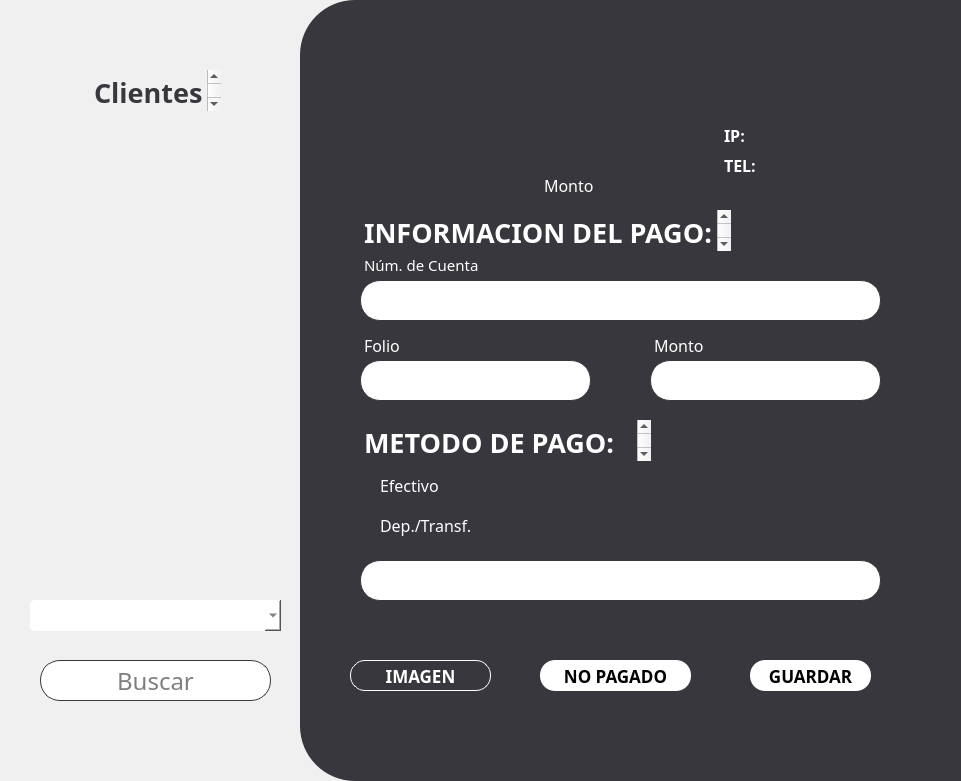
  <widget class="QFrame" name="frame_white">
   <property name="geometry">
    <rect>
     <x>340</x>
     <y>0</y>
     <width>961</width>
     <height>781</height>
    </rect>
   </property>
   <property name="styleSheet">
    <string notr="true">QFrame {
    border: none;       /* Color y grosor del borde */
    border-radius: 55px;          /* Radio de las esquinas */
    background-color: #f0f0f0;    /* Color de fondo */
    margin: 0px;                  /* Margen externo a 0 */
    padding: 0px;                 /* Espaciado interno a 0 */
}

</string>
   </property>
   <property name="frameShape">
    <enum>QFrame::StyledPanel</enum>
   </property>
   <property name="frameShadow">
    <enum>QFrame::Raised</enum>
   </property>
   <widget class="QFrame" name="frame_white_grey">
    <property name="geometry">
     <rect>
      <x>300</x>
      <y>0</y>
      <width>961</width>
      <height>781</height>
     </rect>
    </property>
    <property name="styleSheet">
     <string notr="true">QFrame {
    border: none;       /* Color y grosor del borde */
    border-radius: 55px;          /* Radio de las esquinas */
    background-color: #37373d;    /* Color de fondo */
    margin: 0px;                  /* Margen externo a 0 */
    padding: 0px;                 /* Espaciado interno a 0 */
}

</string>
    </property>
    <property name="frameShape">
     <enum>QFrame::StyledPanel</enum>
    </property>
    <property name="frameShadow">
     <enum>QFrame::Raised</enum>
    </property>
    <widget class="QRadioButton" name="EfectivoOption">
     <property name="geometry">
      <rect>
       <x>60</x>
       <y>470</y>
       <width>141</width>
       <height>31</height>
      </rect>
     </property>
     <property name="font">
      <font>
       <family>Montserrat</family>
       <pointsize>12</pointsize>
      </font>
     </property>
     <property name="styleSheet">
      <string notr="true">QRadioButton{
 background: transparent; 
color: #FFFFFF;
}</string>
     </property>
     <property name="text">
      <string>Efectivo</string>
     </property>
    </widget>
    <widget class="QRadioButton" name="DeptTransfOption">
     <property name="geometry">
      <rect>
       <x>60</x>
       <y>510</y>
       <width>141</width>
       <height>31</height>
      </rect>
     </property>
     <property name="font">
      <font>
       <family>Montserrat</family>
       <pointsize>12</pointsize>
      </font>
     </property>
     <property name="styleSheet">
      <string notr="true">QRadioButton{
 background: transparent; 
color: #FFFFFF;
}</string>
     </property>
     <property name="text">
      <string>Dep./Transf.</string>
     </property>
    </widget>
    <widget class="QPushButton" name="GuardarButton">
     <property name="geometry">
      <rect>
       <x>450</x>
       <y>660</y>
       <width>121</width>
       <height>31</height>
      </rect>
     </property>
     <property name="font">
      <font>
       <family>Montserrat</family>
       <pointsize>13</pointsize>
       <weight>75</weight>
       <bold>true</bold>
      </font>
     </property>
     <property name="styleSheet">
      <string notr="true">QPushButton{
		background: #FFFFFF; 
		 border-radius: 15px; 
}</string>
     </property>
     <property name="text">
      <string>GUARDAR</string>
     </property>
    </widget>
    <widget class="QLineEdit" name="MetodoHolder">
     <property name="geometry">
      <rect>
       <x>60</x>
       <y>560</y>
       <width>521</width>
       <height>41</height>
      </rect>
     </property>
     <property name="font">
      <font>
       <family>Montserrat</family>
       <pointsize>18</pointsize>
      </font>
     </property>
     <property name="layoutDirection">
      <enum>Qt::LeftToRight</enum>
     </property>
     <property name="styleSheet">
      <string notr="true">QLineEdit{
	border: 1px solid  #37373d;
		background: #FFFFFF; 
		 border-radius: 20px; 
}</string>
     </property>
     <property name="inputMask">
      <string/>
     </property>
     <property name="alignment">
      <set>Qt::AlignCenter</set>
     </property>
     <property name="placeholderText">
      <string/>
     </property>
    </widget>
    <widget class="QPushButton" name="NoPagadoButton">
     <property name="geometry">
      <rect>
       <x>240</x>
       <y>660</y>
       <width>151</width>
       <height>31</height>
      </rect>
     </property>
     <property name="font">
      <font>
       <family>Montserrat</family>
       <pointsize>13</pointsize>
       <weight>75</weight>
       <bold>true</bold>
      </font>
     </property>
     <property name="styleSheet">
      <string notr="true">QPushButton{
		background: #FFFFFF; 
		 border-radius: 15px; 
}</string>
     </property>
     <property name="text">
      <string>NO PAGADO</string>
     </property>
    </widget>
    <widget class="QPushButton" name="ImagenButton">
     <property name="geometry">
      <rect>
       <x>50</x>
       <y>660</y>
       <width>141</width>
       <height>31</height>
      </rect>
     </property>
     <property name="font">
      <font>
       <family>Montserrat</family>
       <pointsize>13</pointsize>
       <weight>75</weight>
       <bold>true</bold>
      </font>
     </property>
     <property name="styleSheet">
      <string notr="true">QPushButton{
    background: transparent;  /* Quitar el fondo */
	color: #FFFFFF;
	border: 1px solid  #FFFFFF;
		background: transparent; 
		 border-radius: 15px; 
}</string>
     </property>
     <property name="text">
      <string>IMAGEN</string>
     </property>
    </widget>
    <widget class="QTextBrowser" name="MetodoPago">
     <property name="geometry">
      <rect>
       <x>60</x>
       <y>420</y>
       <width>291</width>
       <height>41</height>
      </rect>
     </property>
     <property name="sizePolicy">
      <sizepolicy hsizetype="Expanding" vsizetype="Expanding">
       <horstretch>0</horstretch>
       <verstretch>0</verstretch>
      </sizepolicy>
     </property>
     <property name="font">
      <font>
       <family>Montserrat</family>
      </font>
     </property>
     <property name="toolTipDuration">
      <number>-1</number>
     </property>
     <property name="autoFillBackground">
      <bool>false</bool>
     </property>
     <property name="styleSheet">
      <string notr="true">QTextBrowser {
    background: transparent;  /* Quitar el fondo */
	color:#FFFFFF;
    border: none;             /* Quitar el borde */
	margin: 0;                /* Eliminar márgenes */
}</string>
     </property>
     <property name="html">
      <string>&lt;!DOCTYPE HTML PUBLIC &quot;-//W3C//DTD HTML 4.0//EN&quot; &quot;http://www.w3.org/TR/REC-html40/strict.dtd&quot;&gt;
&lt;html&gt;&lt;head&gt;&lt;meta name=&quot;qrichtext&quot; content=&quot;1&quot; /&gt;&lt;style type=&quot;text/css&quot;&gt;
p, li { white-space: pre-wrap; }
&lt;/style&gt;&lt;/head&gt;&lt;body style=&quot; font-family:'Montserrat'; font-size:8.25pt; font-weight:400; font-style:normal;&quot;&gt;
&lt;p style=&quot; margin-top:0px; margin-bottom:0px; margin-left:0px; margin-right:0px; -qt-block-indent:0; text-indent:0px;&quot;&gt;&lt;span style=&quot; font-family:'MS Shell Dlg 2'; font-size:20pt; font-weight:600;&quot;&gt;METODO DE PAGO:&lt;/span&gt;&lt;/p&gt;&lt;/body&gt;&lt;/html&gt;</string>
     </property>
    </widget>
    <widget class="QTextBrowser" name="InfoPago">
     <property name="geometry">
      <rect>
       <x>60</x>
       <y>210</y>
       <width>371</width>
       <height>41</height>
      </rect>
     </property>
     <property name="sizePolicy">
      <sizepolicy hsizetype="Expanding" vsizetype="Expanding">
       <horstretch>0</horstretch>
       <verstretch>0</verstretch>
      </sizepolicy>
     </property>
     <property name="font">
      <font>
       <family>Montserrat</family>
      </font>
     </property>
     <property name="toolTipDuration">
      <number>-1</number>
     </property>
     <property name="autoFillBackground">
      <bool>false</bool>
     </property>
     <property name="styleSheet">
      <string notr="true">QTextBrowser {
    background: transparent;  /* Quitar el fondo */
	color:#FFFFFF;
    border: none;             /* Quitar el borde */
	margin: 0;                /* Eliminar márgenes */
}</string>
     </property>
     <property name="html">
      <string>&lt;!DOCTYPE HTML PUBLIC &quot;-//W3C//DTD HTML 4.0//EN&quot; &quot;http://www.w3.org/TR/REC-html40/strict.dtd&quot;&gt;
&lt;html&gt;&lt;head&gt;&lt;meta name=&quot;qrichtext&quot; content=&quot;1&quot; /&gt;&lt;style type=&quot;text/css&quot;&gt;
p, li { white-space: pre-wrap; }
&lt;/style&gt;&lt;/head&gt;&lt;body style=&quot; font-family:'Montserrat'; font-size:8.25pt; font-weight:400; font-style:normal;&quot;&gt;
&lt;p style=&quot; margin-top:0px; margin-bottom:0px; margin-left:0px; margin-right:0px; -qt-block-indent:0; text-indent:0px;&quot;&gt;&lt;span style=&quot; font-family:'MS Shell Dlg 2'; font-size:20pt; font-weight:600;&quot;&gt;INFORMACION DEL PAGO:&lt;/span&gt;&lt;/p&gt;&lt;/body&gt;&lt;/html&gt;</string>
     </property>
    </widget>
    <widget class="QLineEdit" name="NumCuentaHolder">
     <property name="geometry">
      <rect>
       <x>60</x>
       <y>280</y>
       <width>521</width>
       <height>41</height>
      </rect>
     </property>
     <property name="font">
      <font>
       <family>Montserrat</family>
       <pointsize>18</pointsize>
      </font>
     </property>
     <property name="layoutDirection">
      <enum>Qt::LeftToRight</enum>
     </property>
     <property name="styleSheet">
      <string notr="true">QLineEdit{
	border: 1px solid  #37373d;
		background: #FFFFFF; 
		 border-radius: 20px; 
}</string>
     </property>
     <property name="inputMask">
      <string/>
     </property>
     <property name="alignment">
      <set>Qt::AlignCenter</set>
     </property>
     <property name="placeholderText">
      <string/>
     </property>
    </widget>
    <widget class="QTextBrowser" name="NumCuenta">
     <property name="geometry">
      <rect>
       <x>60</x>
       <y>250</y>
       <width>291</width>
       <height>41</height>
      </rect>
     </property>
     <property name="sizePolicy">
      <sizepolicy hsizetype="Expanding" vsizetype="Expanding">
       <horstretch>0</horstretch>
       <verstretch>0</verstretch>
      </sizepolicy>
     </property>
     <property name="font">
      <font>
       <family>Montserrat</family>
       <pointsize>5</pointsize>
      </font>
     </property>
     <property name="toolTipDuration">
      <number>-1</number>
     </property>
     <property name="autoFillBackground">
      <bool>false</bool>
     </property>
     <property name="styleSheet">
      <string notr="true">QTextBrowser {
    background: transparent;  /* Quitar el fondo */
	color:#FFFFFF;
    border: none;             /* Quitar el borde */
	margin: 0;                /* Eliminar márgenes */
}</string>
     </property>
     <property name="html">
      <string>&lt;!DOCTYPE HTML PUBLIC &quot;-//W3C//DTD HTML 4.0//EN&quot; &quot;http://www.w3.org/TR/REC-html40/strict.dtd&quot;&gt;
&lt;html&gt;&lt;head&gt;&lt;meta name=&quot;qrichtext&quot; content=&quot;1&quot; /&gt;&lt;style type=&quot;text/css&quot;&gt;
p, li { white-space: pre-wrap; }
&lt;/style&gt;&lt;/head&gt;&lt;body style=&quot; font-family:'Montserrat'; font-size:5pt; font-weight:400; font-style:normal;&quot;&gt;
&lt;p style=&quot; margin-top:0px; margin-bottom:0px; margin-left:0px; margin-right:0px; -qt-block-indent:0; text-indent:0px;&quot;&gt;&lt;span style=&quot; font-size:11pt;&quot;&gt;Núm. de Cuenta&lt;/span&gt;&lt;/p&gt;&lt;/body&gt;&lt;/html&gt;</string>
     </property>
    </widget>
    <widget class="QLineEdit" name="FolioHolder">
     <property name="geometry">
      <rect>
       <x>60</x>
       <y>360</y>
       <width>231</width>
       <height>41</height>
      </rect>
     </property>
     <property name="font">
      <font>
       <family>Montserrat</family>
       <pointsize>18</pointsize>
      </font>
     </property>
     <property name="layoutDirection">
      <enum>Qt::LeftToRight</enum>
     </property>
     <property name="styleSheet">
      <string notr="true">QLineEdit{
	border: 1px solid  #37373d;
		background: #FFFFFF; 
		 border-radius: 20px; 
}</string>
     </property>
     <property name="inputMask">
      <string/>
     </property>
     <property name="alignment">
      <set>Qt::AlignCenter</set>
     </property>
     <property name="placeholderText">
      <string/>
     </property>
    </widget>
    <widget class="QTextBrowser" name="Folio">
     <property name="geometry">
      <rect>
       <x>60</x>
       <y>330</y>
       <width>201</width>
       <height>41</height>
      </rect>
     </property>
     <property name="sizePolicy">
      <sizepolicy hsizetype="Expanding" vsizetype="Expanding">
       <horstretch>0</horstretch>
       <verstretch>0</verstretch>
      </sizepolicy>
     </property>
     <property name="font">
      <font>
       <family>Montserrat</family>
       <pointsize>5</pointsize>
      </font>
     </property>
     <property name="toolTipDuration">
      <number>-1</number>
     </property>
     <property name="autoFillBackground">
      <bool>false</bool>
     </property>
     <property name="styleSheet">
      <string notr="true">QTextBrowser {
    background: transparent;  /* Quitar el fondo */
	color:#FFFFFF;
    border: none;             /* Quitar el borde */
	margin: 0;                /* Eliminar márgenes */
}</string>
     </property>
     <property name="html">
      <string>&lt;!DOCTYPE HTML PUBLIC &quot;-//W3C//DTD HTML 4.0//EN&quot; &quot;http://www.w3.org/TR/REC-html40/strict.dtd&quot;&gt;
&lt;html&gt;&lt;head&gt;&lt;meta name=&quot;qrichtext&quot; content=&quot;1&quot; /&gt;&lt;style type=&quot;text/css&quot;&gt;
p, li { white-space: pre-wrap; }
&lt;/style&gt;&lt;/head&gt;&lt;body style=&quot; font-family:'Montserrat'; font-size:5pt; font-weight:400; font-style:normal;&quot;&gt;
&lt;p style=&quot; margin-top:0px; margin-bottom:0px; margin-left:0px; margin-right:0px; -qt-block-indent:0; text-indent:0px;&quot;&gt;&lt;span style=&quot; font-size:12pt;&quot;&gt;Folio&lt;/span&gt;&lt;/p&gt;&lt;/body&gt;&lt;/html&gt;</string>
     </property>
    </widget>
    <widget class="QTextBrowser" name="MontoText_2">
     <property name="geometry">
      <rect>
       <x>350</x>
       <y>330</y>
       <width>201</width>
       <height>41</height>
      </rect>
     </property>
     <property name="sizePolicy">
      <sizepolicy hsizetype="Expanding" vsizetype="Expanding">
       <horstretch>0</horstretch>
       <verstretch>0</verstretch>
      </sizepolicy>
     </property>
     <property name="font">
      <font>
       <family>Montserrat</family>
       <pointsize>5</pointsize>
      </font>
     </property>
     <property name="toolTipDuration">
      <number>-1</number>
     </property>
     <property name="autoFillBackground">
      <bool>false</bool>
     </property>
     <property name="styleSheet">
      <string notr="true">QTextBrowser {
    background: transparent;  /* Quitar el fondo */
	color:#FFFFFF;
    border: none;             /* Quitar el borde */
	margin: 0;                /* Eliminar márgenes */
}</string>
     </property>
     <property name="html">
      <string>&lt;!DOCTYPE HTML PUBLIC &quot;-//W3C//DTD HTML 4.0//EN&quot; &quot;http://www.w3.org/TR/REC-html40/strict.dtd&quot;&gt;
&lt;html&gt;&lt;head&gt;&lt;meta name=&quot;qrichtext&quot; content=&quot;1&quot; /&gt;&lt;style type=&quot;text/css&quot;&gt;
p, li { white-space: pre-wrap; }
&lt;/style&gt;&lt;/head&gt;&lt;body style=&quot; font-family:'Montserrat'; font-size:5pt; font-weight:400; font-style:normal;&quot;&gt;
&lt;p style=&quot; margin-top:0px; margin-bottom:0px; margin-left:0px; margin-right:0px; -qt-block-indent:0; text-indent:0px;&quot;&gt;&lt;span style=&quot; font-size:12pt;&quot;&gt;Monto&lt;/span&gt;&lt;/p&gt;&lt;/body&gt;&lt;/html&gt;</string>
     </property>
    </widget>
    <widget class="QLineEdit" name="MontoHolder">
     <property name="geometry">
      <rect>
       <x>350</x>
       <y>360</y>
       <width>231</width>
       <height>41</height>
      </rect>
     </property>
     <property name="font">
      <font>
       <family>Montserrat</family>
       <pointsize>18</pointsize>
      </font>
     </property>
     <property name="layoutDirection">
      <enum>Qt::LeftToRight</enum>
     </property>
     <property name="styleSheet">
      <string notr="true">QLineEdit{
	border: 1px solid  #37373d;
		background: #FFFFFF; 
		 border-radius: 20px; 
}</string>
     </property>
     <property name="inputMask">
      <string/>
     </property>
     <property name="alignment">
      <set>Qt::AlignCenter</set>
     </property>
     <property name="placeholderText">
      <string/>
     </property>
    </widget>
    <widget class="QTextBrowser" name="Adeudo">
     <property name="geometry">
      <rect>
       <x>60</x>
       <y>150</y>
       <width>181</width>
       <height>41</height>
      </rect>
     </property>
     <property name="sizePolicy">
      <sizepolicy hsizetype="Expanding" vsizetype="Expanding">
       <horstretch>0</horstretch>
       <verstretch>0</verstretch>
      </sizepolicy>
     </property>
     <property name="font">
      <font>
       <family>Montserrat</family>
       <pointsize>5</pointsize>
      </font>
     </property>
     <property name="toolTipDuration">
      <number>-1</number>
     </property>
     <property name="autoFillBackground">
      <bool>false</bool>
     </property>
     <property name="styleSheet">
      <string notr="true">QTextBrowser {
    background: transparent;  /* Quitar el fondo */
	color:#FFFFFF;
    border: none;             /* Quitar el borde */
	margin: 0;                /* Eliminar márgenes */
}</string>
     </property>
     <property name="html">
      <string>&lt;!DOCTYPE HTML PUBLIC &quot;-//W3C//DTD HTML 4.0//EN&quot; &quot;http://www.w3.org/TR/REC-html40/strict.dtd&quot;&gt;
&lt;html&gt;&lt;head&gt;&lt;meta name=&quot;qrichtext&quot; content=&quot;1&quot; /&gt;&lt;style type=&quot;text/css&quot;&gt;
p, li { white-space: pre-wrap; }
&lt;/style&gt;&lt;/head&gt;&lt;body style=&quot; font-family:'Montserrat'; font-size:5pt; font-weight:400; font-style:normal;&quot;&gt;
&lt;p style=&quot;-qt-paragraph-type:empty; margin-top:0px; margin-bottom:0px; margin-left:0px; margin-right:0px; -qt-block-indent:0; text-indent:0px;&quot;&gt;&lt;br /&gt;&lt;/p&gt;&lt;/body&gt;&lt;/html&gt;</string>
     </property>
    </widget>
    <widget class="QTextBrowser" name="MontoText">
     <property name="geometry">
      <rect>
       <x>240</x>
       <y>170</y>
       <width>81</width>
       <height>41</height>
      </rect>
     </property>
     <property name="sizePolicy">
      <sizepolicy hsizetype="Expanding" vsizetype="Expanding">
       <horstretch>0</horstretch>
       <verstretch>0</verstretch>
      </sizepolicy>
     </property>
     <property name="font">
      <font>
       <family>Montserrat</family>
       <pointsize>5</pointsize>
      </font>
     </property>
     <property name="toolTipDuration">
      <number>-1</number>
     </property>
     <property name="autoFillBackground">
      <bool>false</bool>
     </property>
     <property name="styleSheet">
      <string notr="true">QTextBrowser {
    background: transparent;  /* Quitar el fondo */
	color:#FFFFFF;
    border: none;             /* Quitar el borde */
	margin: 0;                /* Eliminar márgenes */
}</string>
     </property>
     <property name="html">
      <string>&lt;!DOCTYPE HTML PUBLIC &quot;-//W3C//DTD HTML 4.0//EN&quot; &quot;http://www.w3.org/TR/REC-html40/strict.dtd&quot;&gt;
&lt;html&gt;&lt;head&gt;&lt;meta name=&quot;qrichtext&quot; content=&quot;1&quot; /&gt;&lt;style type=&quot;text/css&quot;&gt;
p, li { white-space: pre-wrap; }
&lt;/style&gt;&lt;/head&gt;&lt;body style=&quot; font-family:'Montserrat'; font-size:5pt; font-weight:400; font-style:normal;&quot;&gt;
&lt;p style=&quot; margin-top:0px; margin-bottom:0px; margin-left:0px; margin-right:0px; -qt-block-indent:0; text-indent:0px;&quot;&gt;&lt;span style=&quot; font-size:12pt;&quot;&gt;Monto&lt;/span&gt;&lt;/p&gt;&lt;/body&gt;&lt;/html&gt;</string>
     </property>
    </widget>
    <widget class="QTextBrowser" name="Adeudo_2">
     <property name="geometry">
      <rect>
       <x>60</x>
       <y>70</y>
       <width>331</width>
       <height>61</height>
      </rect>
     </property>
     <property name="sizePolicy">
      <sizepolicy hsizetype="Expanding" vsizetype="Expanding">
       <horstretch>0</horstretch>
       <verstretch>0</verstretch>
      </sizepolicy>
     </property>
     <property name="font">
      <font>
       <family>Montserrat</family>
       <pointsize>5</pointsize>
       <weight>50</weight>
       <bold>false</bold>
      </font>
     </property>
     <property name="toolTipDuration">
      <number>-1</number>
     </property>
     <property name="autoFillBackground">
      <bool>false</bool>
     </property>
     <property name="styleSheet">
      <string notr="true">QTextBrowser {
    background: transparent;  /* Quitar el fondo */
	color:#FFFFFF;
    border: none;             /* Quitar el borde */
	margin: 0;                /* Eliminar márgenes */
}</string>
     </property>
     <property name="html">
      <string>&lt;!DOCTYPE HTML PUBLIC &quot;-//W3C//DTD HTML 4.0//EN&quot; &quot;http://www.w3.org/TR/REC-html40/strict.dtd&quot;&gt;
&lt;html&gt;&lt;head&gt;&lt;meta name=&quot;qrichtext&quot; content=&quot;1&quot; /&gt;&lt;style type=&quot;text/css&quot;&gt;
p, li { white-space: pre-wrap; }
&lt;/style&gt;&lt;/head&gt;&lt;body style=&quot; font-family:'Montserrat'; font-size:5pt; font-weight:400; font-style:normal;&quot;&gt;
&lt;p style=&quot;-qt-paragraph-type:empty; margin-top:0px; margin-bottom:0px; margin-left:0px; margin-right:0px; -qt-block-indent:0; text-indent:0px;&quot;&gt;&lt;br /&gt;&lt;/p&gt;&lt;/body&gt;&lt;/html&gt;</string>
     </property>
    </widget>
    <widget class="QTextBrowser" name="IpText">
     <property name="geometry">
      <rect>
       <x>420</x>
       <y>120</y>
       <width>31</width>
       <height>31</height>
      </rect>
     </property>
     <property name="sizePolicy">
      <sizepolicy hsizetype="Expanding" vsizetype="Expanding">
       <horstretch>0</horstretch>
       <verstretch>0</verstretch>
      </sizepolicy>
     </property>
     <property name="font">
      <font>
       <family>Montserrat</family>
       <pointsize>5</pointsize>
      </font>
     </property>
     <property name="toolTipDuration">
      <number>-1</number>
     </property>
     <property name="autoFillBackground">
      <bool>false</bool>
     </property>
     <property name="styleSheet">
      <string notr="true">QTextBrowser {
    background: transparent;  /* Quitar el fondo */
	color:#FFFFFF;
    border: none;             /* Quitar el borde */
	margin: 0;                /* Eliminar márgenes */
}</string>
     </property>
     <property name="html">
      <string>&lt;!DOCTYPE HTML PUBLIC &quot;-//W3C//DTD HTML 4.0//EN&quot; &quot;http://www.w3.org/TR/REC-html40/strict.dtd&quot;&gt;
&lt;html&gt;&lt;head&gt;&lt;meta name=&quot;qrichtext&quot; content=&quot;1&quot; /&gt;&lt;style type=&quot;text/css&quot;&gt;
p, li { white-space: pre-wrap; }
&lt;/style&gt;&lt;/head&gt;&lt;body style=&quot; font-family:'Montserrat'; font-size:5pt; font-weight:400; font-style:normal;&quot;&gt;
&lt;p style=&quot; margin-top:0px; margin-bottom:0px; margin-left:0px; margin-right:0px; -qt-block-indent:0; text-indent:0px;&quot;&gt;&lt;span style=&quot; font-size:12pt; font-weight:600;&quot;&gt;IP:&lt;/span&gt;&lt;/p&gt;&lt;/body&gt;&lt;/html&gt;</string>
     </property>
    </widget>
    <widget class="QTextBrowser" name="TELText">
     <property name="geometry">
      <rect>
       <x>420</x>
       <y>150</y>
       <width>61</width>
       <height>31</height>
      </rect>
     </property>
     <property name="sizePolicy">
      <sizepolicy hsizetype="Expanding" vsizetype="Expanding">
       <horstretch>0</horstretch>
       <verstretch>0</verstretch>
      </sizepolicy>
     </property>
     <property name="font">
      <font>
       <family>Montserrat</family>
       <pointsize>5</pointsize>
      </font>
     </property>
     <property name="toolTipDuration">
      <number>-1</number>
     </property>
     <property name="autoFillBackground">
      <bool>false</bool>
     </property>
     <property name="styleSheet">
      <string notr="true">QTextBrowser {
    background: transparent;  /* Quitar el fondo */
	color:#FFFFFF;
    border: none;             /* Quitar el borde */
	margin: 0;                /* Eliminar márgenes */
}</string>
     </property>
     <property name="html">
      <string>&lt;!DOCTYPE HTML PUBLIC &quot;-//W3C//DTD HTML 4.0//EN&quot; &quot;http://www.w3.org/TR/REC-html40/strict.dtd&quot;&gt;
&lt;html&gt;&lt;head&gt;&lt;meta name=&quot;qrichtext&quot; content=&quot;1&quot; /&gt;&lt;style type=&quot;text/css&quot;&gt;
p, li { white-space: pre-wrap; }
&lt;/style&gt;&lt;/head&gt;&lt;body style=&quot; font-family:'Montserrat'; font-size:5pt; font-weight:400; font-style:normal;&quot;&gt;
&lt;p style=&quot; margin-top:0px; margin-bottom:0px; margin-left:0px; margin-right:0px; -qt-block-indent:0; text-indent:0px;&quot;&gt;&lt;span style=&quot; font-size:12pt; font-weight:600;&quot;&gt;TEL:&lt;/span&gt;&lt;/p&gt;&lt;/body&gt;&lt;/html&gt;</string>
     </property>
    </widget>
    <widget class="QTextBrowser" name="TelHolder">
     <property name="geometry">
      <rect>
       <x>470</x>
       <y>150</y>
       <width>111</width>
       <height>31</height>
      </rect>
     </property>
     <property name="sizePolicy">
      <sizepolicy hsizetype="Expanding" vsizetype="Expanding">
       <horstretch>0</horstretch>
       <verstretch>0</verstretch>
      </sizepolicy>
     </property>
     <property name="font">
      <font>
       <family>Montserrat</family>
       <pointsize>5</pointsize>
      </font>
     </property>
     <property name="toolTipDuration">
      <number>-1</number>
     </property>
     <property name="autoFillBackground">
      <bool>false</bool>
     </property>
     <property name="styleSheet">
      <string notr="true">QTextBrowser {
    background: transparent;  /* Quitar el fondo */
	color:#FFFFFF;
    border: none;             /* Quitar el borde */
	margin: 0;                /* Eliminar márgenes */
}</string>
     </property>
     <property name="html">
      <string>&lt;!DOCTYPE HTML PUBLIC &quot;-//W3C//DTD HTML 4.0//EN&quot; &quot;http://www.w3.org/TR/REC-html40/strict.dtd&quot;&gt;
&lt;html&gt;&lt;head&gt;&lt;meta name=&quot;qrichtext&quot; content=&quot;1&quot; /&gt;&lt;style type=&quot;text/css&quot;&gt;
p, li { white-space: pre-wrap; }
&lt;/style&gt;&lt;/head&gt;&lt;body style=&quot; font-family:'Montserrat'; font-size:5pt; font-weight:400; font-style:normal;&quot;&gt;
&lt;p style=&quot;-qt-paragraph-type:empty; margin-top:0px; margin-bottom:0px; margin-left:0px; margin-right:0px; -qt-block-indent:0; text-indent:0px;&quot;&gt;&lt;br /&gt;&lt;/p&gt;&lt;/body&gt;&lt;/html&gt;</string>
     </property>
    </widget>
    <widget class="QTextBrowser" name="IPHolder">
     <property name="geometry">
      <rect>
       <x>470</x>
       <y>120</y>
       <width>111</width>
       <height>31</height>
      </rect>
     </property>
     <property name="sizePolicy">
      <sizepolicy hsizetype="Expanding" vsizetype="Expanding">
       <horstretch>0</horstretch>
       <verstretch>0</verstretch>
      </sizepolicy>
     </property>
     <property name="font">
      <font>
       <family>Montserrat</family>
       <pointsize>5</pointsize>
      </font>
     </property>
     <property name="toolTipDuration">
      <number>-1</number>
     </property>
     <property name="autoFillBackground">
      <bool>false</bool>
     </property>
     <property name="styleSheet">
      <string notr="true">QTextBrowser {
    background: transparent;  /* Quitar el fondo */
	color:#FFFFFF;
    border: none;             /* Quitar el borde */
	margin: 0;                /* Eliminar márgenes */
}</string>
     </property>
     <property name="html">
      <string>&lt;!DOCTYPE HTML PUBLIC &quot;-//W3C//DTD HTML 4.0//EN&quot; &quot;http://www.w3.org/TR/REC-html40/strict.dtd&quot;&gt;
&lt;html&gt;&lt;head&gt;&lt;meta name=&quot;qrichtext&quot; content=&quot;1&quot; /&gt;&lt;style type=&quot;text/css&quot;&gt;
p, li { white-space: pre-wrap; }
&lt;/style&gt;&lt;/head&gt;&lt;body style=&quot; font-family:'Montserrat'; font-size:5pt; font-weight:400; font-style:normal;&quot;&gt;
&lt;p style=&quot;-qt-paragraph-type:empty; margin-top:0px; margin-bottom:0px; margin-left:0px; margin-right:0px; -qt-block-indent:0; text-indent:0px;&quot;&gt;&lt;br /&gt;&lt;/p&gt;&lt;/body&gt;&lt;/html&gt;</string>
     </property>
    </widget>
   </widget>
   <widget class="QTextBrowser" name="Clientes">
    <property name="geometry">
     <rect>
      <x>90</x>
      <y>70</y>
      <width>131</width>
      <height>41</height>
     </rect>
    </property>
    <property name="sizePolicy">
     <sizepolicy hsizetype="Expanding" vsizetype="Expanding">
      <horstretch>0</horstretch>
      <verstretch>0</verstretch>
     </sizepolicy>
    </property>
    <property name="font">
     <font>
      <family>Montserrat</family>
     </font>
    </property>
    <property name="toolTipDuration">
     <number>-1</number>
    </property>
    <property name="autoFillBackground">
     <bool>false</bool>
    </property>
    <property name="styleSheet">
     <string notr="true">QTextBrowser {
    background: transparent;  /* Quitar el fondo */
	color:#37373d;
    border: none;             /* Quitar el borde */
	margin: 0;                /* Eliminar márgenes */
}</string>
    </property>
    <property name="html">
     <string>&lt;!DOCTYPE HTML PUBLIC &quot;-//W3C//DTD HTML 4.0//EN&quot; &quot;http://www.w3.org/TR/REC-html40/strict.dtd&quot;&gt;
&lt;html&gt;&lt;head&gt;&lt;meta name=&quot;qrichtext&quot; content=&quot;1&quot; /&gt;&lt;style type=&quot;text/css&quot;&gt;
p, li { white-space: pre-wrap; }
&lt;/style&gt;&lt;/head&gt;&lt;body style=&quot; font-family:'Montserrat'; font-size:8.25pt; font-weight:400; font-style:normal;&quot;&gt;
&lt;p style=&quot; margin-top:0px; margin-bottom:0px; margin-left:0px; margin-right:0px; -qt-block-indent:0; text-indent:0px;&quot;&gt;&lt;span style=&quot; font-family:'MS Shell Dlg 2'; font-size:20pt; font-weight:600;&quot;&gt;Clientes&lt;/span&gt;&lt;/p&gt;&lt;/body&gt;&lt;/html&gt;</string>
    </property>
   </widget>
   <widget class="QListView" name="listViewClients">
    <property name="geometry">
     <rect>
      <x>40</x>
      <y>141</y>
      <width>221</width>
      <height>411</height>
     </rect>
    </property>
    <property name="font">
     <font>
      <family>Montserrat</family>
      <pointsize>16</pointsize>
     </font>
    </property>
   </widget>
   <widget class="QLineEdit" name="lineEdit">
    <property name="geometry">
     <rect>
      <x>40</x>
      <y>660</y>
      <width>231</width>
      <height>41</height>
     </rect>
    </property>
    <property name="font">
     <font>
      <family>Montserrat</family>
      <pointsize>18</pointsize>
     </font>
    </property>
    <property name="layoutDirection">
     <enum>Qt::LeftToRight</enum>
    </property>
    <property name="styleSheet">
     <string notr="true">QLineEdit{
	border: 1px solid  #37373d;
		background: #FFFFFF; 
		 border-radius: 20px; 
}</string>
    </property>
    <property name="inputMask">
     <string/>
    </property>
    <property name="alignment">
     <set>Qt::AlignCenter</set>
    </property>
    <property name="placeholderText">
     <string>Buscar</string>
    </property>
   </widget>
   <widget class="QComboBox" name="Select1">
    <property name="geometry">
     <rect>
      <x>30</x>
      <y>600</y>
      <width>251</width>
      <height>31</height>
     </rect>
    </property>
    <property name="font">
     <font>
      <family>Montserrat</family>
      <pointsize>-1</pointsize>
     </font>
    </property>
    <property name="styleSheet">
     <string notr="true">QComboBox{
 	background: #FFFFFF;
	color: #37373d;
	border-radius: 5px;
	font-family: Montserrat; /* Type of font */
    font-size: 16px;                /* Size of the text */
}</string>
    </property>
   </widget>
  </widget>
